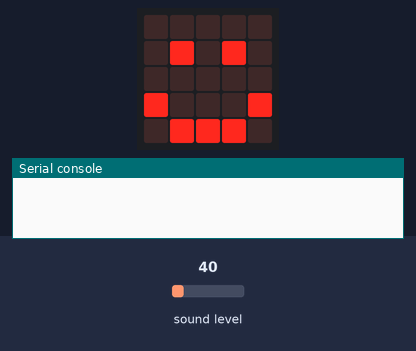
This program was run on a simulated BBC micro:bit (MakeCode). Shown: the board's 5×5 LED display, the last lines printed to the serial console. The inputs (shaded band) are chosen by the test bench; at power-on: sound level 40. No radio messages arrive unless stated (any console line starting 'radio sent:' is added by the test bench).

Above: at 1.2 s.
1.3 s: sound level set to 47
3.0 s: sound level set to 53
At 4.3 s:
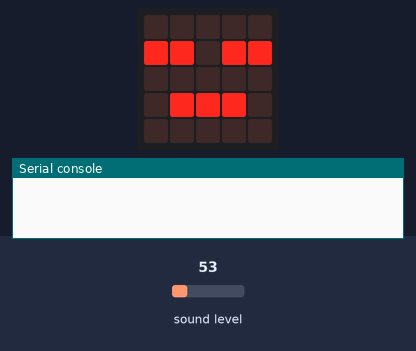
4.6 s: sound level set to 177
6.1 s: sound level set to 184
At 7.3 s:
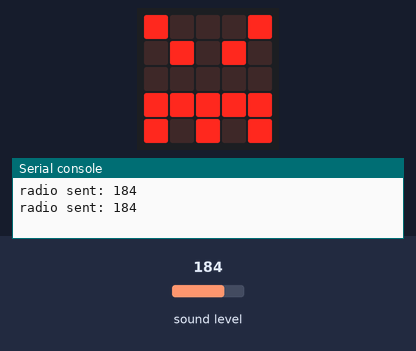
7.6 s: sound level set to 152
9.1 s: sound level set to 147
At 9.5 s:
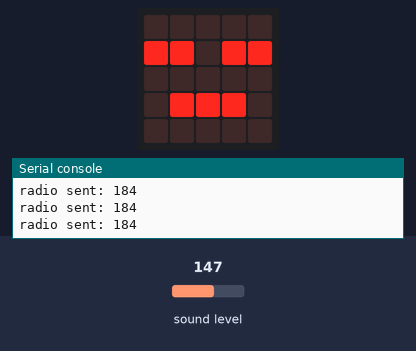
Timing chart, 0 to 11.6 s (numbered marks = the images above; inputs shaded):
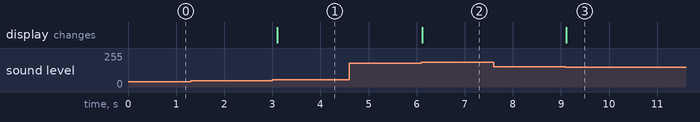

Measured:
- the behaviour switches between 49 and 50 on sound level (found by bisection; images 0 and 1)
- the behaviour switches between 180 and 181 on sound level (found by bisection; images 1 and 2)
- the behaviour switches between 150 and 149 on sound level (found by bisection; images 2 and 3)
- after the input at 1.3 s, every drawn part: stays the same
- after the input at 3.0 s, the display: changes after 0.10 s (image 1)
- after the input at 4.6 s, every drawn part: stays the same
- after the input at 6.1 s, the display: changes at once (image 2)
- after the input at 7.6 s, every drawn part: stays the same
- after the input at 9.1 s, the display: changes at once (image 3)

The program:

main.ts
```typescript
let maxLaustaerke = 0
radio.setGroup(1)
basic.forever(function () {
    if (input.soundLevel() < 50) {
        basic.showIcon(IconNames.Happy)
    } else if (input.soundLevel() < 150) {
        basic.showIcon(IconNames.Asleep)
    } else if (input.soundLevel() > 180) {
        maxLaustaerke = input.soundLevel()
        radio.sendNumber(maxLaustaerke)
        basic.showIcon(IconNames.Angry)
    }
})
```

test.ts
```typescript
// Hier kann man Tests durchführen; diese Datei wird nicht kompiliert, wenn dieses Paket als Erweiterung verwendet wird.
```
